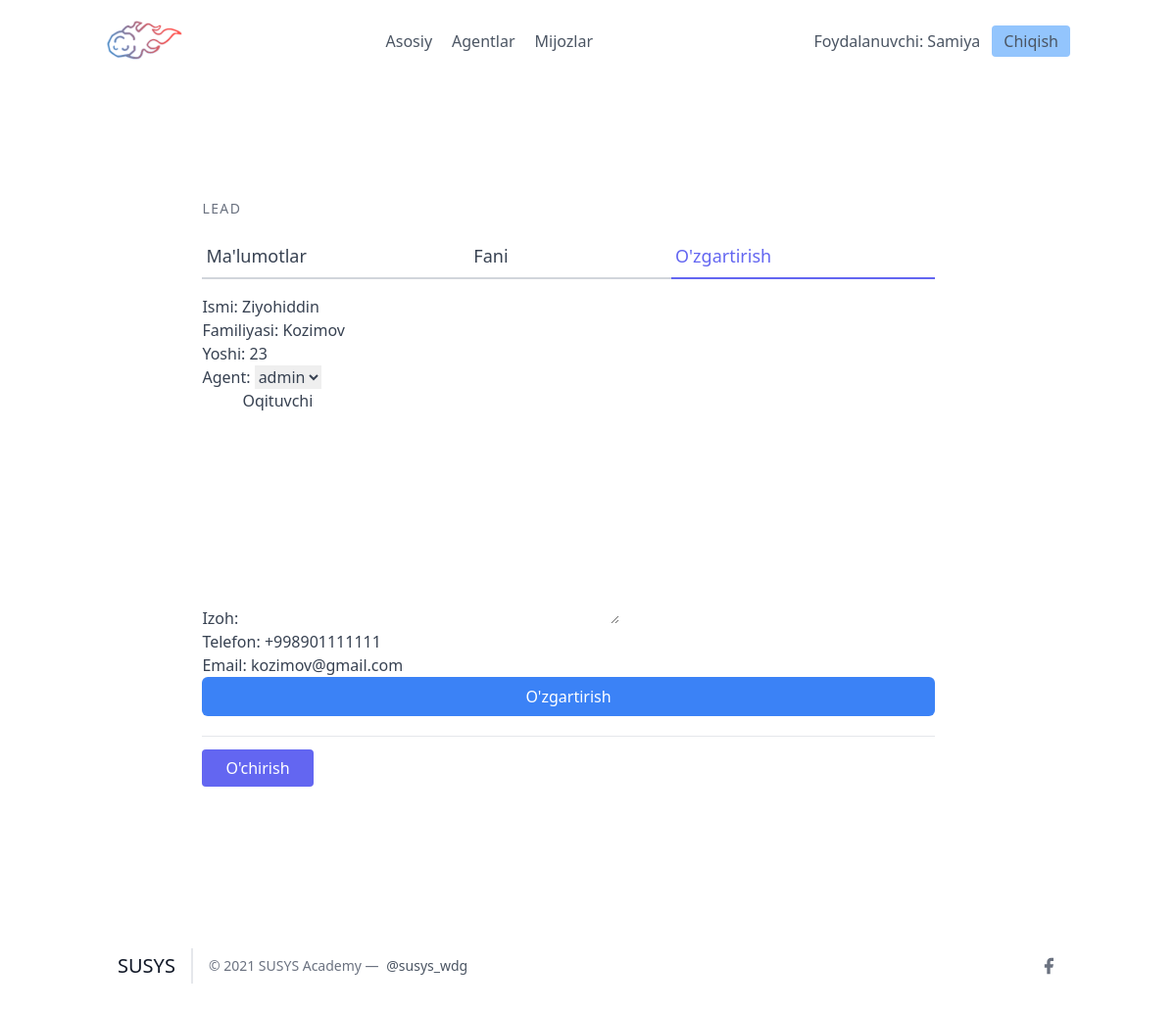
The app's page /leads/1/update_detail/ (signed in) with its own data.
### leads/models.py (models this page shows, shortened)
class User(AbstractUser):
    is_organisor = models.BooleanField(default=True)
    is_agent = models.BooleanField(default=False)

class Lead(models.Model):
    ismi = models.CharField(max_length=20)
    familiyasi = models.CharField(max_length=20)
    yoshi = models.IntegerField(default=0)
    organisation = models.ForeignKey(UserProfile, on_delete=models.CASCADE)
    agent = models.ForeignKey("Agent", null=True, blank=True, on_delete=models.SET_NULL)
    category = models.ForeignKey("Category", related_name='leads', null=True,  blank=True, on_delete=models.SET_NULL)
    izoh = models.TextField()
    sana = models.DateTimeField(auto_now_add=True)
    telefon = models.CharField(max_length=20)
    email = models.EmailField()

### leads/views.py (the view, shortened to what this page needs)
# urls.py: path('<int:pk>/update_detail/', LeadUpdateView.as_view(), name="update"),
class LeadUpdateView(OrganiserAndLoginRequiredMixin, UpdateView):
    template_name = "leads/leads_update.html"
    queryset = Lead.objects.all()
    form_class = LeadModelForm

### leads/forms.py
class LeadModelForm(forms.ModelForm):
    class Meta:
        model = Lead
        fields = (
            "ismi",
            "familiyasi",
            "yoshi",
            "agent",
            'izoh',
            'telefon',
            'email',
        )

### agents/mixins.py (called while the page is built)
    def dispatch(self, request, *args, **kwargs):
        if not request.user.is_authenticated or not request.user.is_organisor:
            return redirect("login")
        return super().dispatch(request, *args, **kwargs)

### leads/models.py (called while the page is built)
    def __str__(self):
        return str(self.user)

### leads/templates/leads/leads_update.html (shortened to what this page needs)
{% extends "base.html" %}
{% load tailwind_filters %}
{% block content %}
<section class="text-gray-700 body-font overflow-hidden">
    <div class="container px-5 py-24 mx-auto">
      <div class="lg:w-4/5 mx-auto flex flex-wrap">
        <div class="w-full lg:pr-10 lg:py-6 mb-6 lg:mb-0">
            <h2 class="text-sm title-font text-gray-500 tracking-widest">LEAD</h2>
            <div class="flex mb-4">
                <a href="{% url 'leads:detallar' lead.pk %}" class="flex-grow border-b-2 border-gray-300 py-2 text-lg px-1">
                    Ma'lumotlar
                </a>
                <a href="{% url 'leads:lead-category-update' lead.pk %}" class="flex-grow border-b-2 border-gray-300 py-2 text-lg px-1">
                    Fani
                </a>
                <a href="{% url 'leads:update' lead.pk %}" class="flex-grow text-indigo-500 border-b-2 border-indigo-500 py-2 text-lg px-1">
                    O'zgartirish
                </a>
            </div>
            <form form method="post">
                {{ form|crispy }}
                <button type="submit" class="w-full text-white bg-blue-500 hover:bg-blue-600 px-3 py-2 rounded-md">O'zgartirish</button>
            </form>
            <div class="mt-5 py-5 border-t border-gray-200">
                <a href="{% url 'leads:delete' lead.pk %}" class="w-1/2 mt-3 text-white bg-indigo-500 border-0 py-2 px-6 focus:outline-none hover:bg-indigo-600 rounded">
                    O'chirish
                </a>
            </div>
        </div>
      </div>
    </div>
  </section>
{% endblock content %}

### frontend/details/navbar.html
{% load static %}
<header class="text-gray-600 body-font">
  <div class="container mx-auto flex flex-wrap p-5 flex-col md:flex-row items-center">
    <a class="flex title-font font-medium items-center text-gray-900 mb-4 md:mb-0">
      <img src="{% static 'images/logo.png' %}" style="width: 80px;" alt="Logo">
    </a>
    <nav class="md:ml-auto md:mr-auto flex flex-wrap items-center text-base justify-center">
      <a href="/" class="mr-5 hover:text-gray-900">Asosiy</a>
    {% if not request.user.is_authenticated %}
      </nav>
        <button class="inline-flex items-center bg-blue-300 border-0 py-1 px-3 focus:outline-none hover:bg-blue-200 rounded text-base mt-4 md:mt-0" style="margin-right: 20px">
          <a  href="{% url 'signup' %}">Ro'yxatdan o'tish
          </a>
        </button>
      {% else %}
      {% if request.user.is_organisor %}
        <a href="/agents/" class="mr-5 hover:text-gray-900">Agentlar</a>
      {% endif %}
        <a href="/leads/" class="mr-5 hover:text-gray-900">Mijozlar</a>
      </nav>
    {% endif %}
    {% if request.user.is_authenticated %}
      Foydalanuvchi: {{ request.user.username }}
      <button class="ml-3 inline-flex items-center bg-blue-300 border-0 py-1 px-3 focus:outline-none hover:bg-blue-200 rounded text-base mt-4 md:mt-0">
        <a  href="{% url 'logout' %}">Chiqish
        </a>
      </button>
    {% else %}
    <button class="inline-flex items-center bg-blue-300 border-0 py-1 px-3 focus:outline-none hover:bg-blue-200 rounded text-base mt-4 md:mt-0">
      <a href="{% url 'login' %}">Kirish
    </a>
    </button>
    {% endif %}
  </div>
</header>

### records on screen
User: user.username "Samiya"
Lead: ismi "Ziyohiddin", familiyasi "Kozimov", yoshi "23", agent "admin", izoh "Oqituvchi", telefon "+998901111111", email "kozimov@gmail.com"
